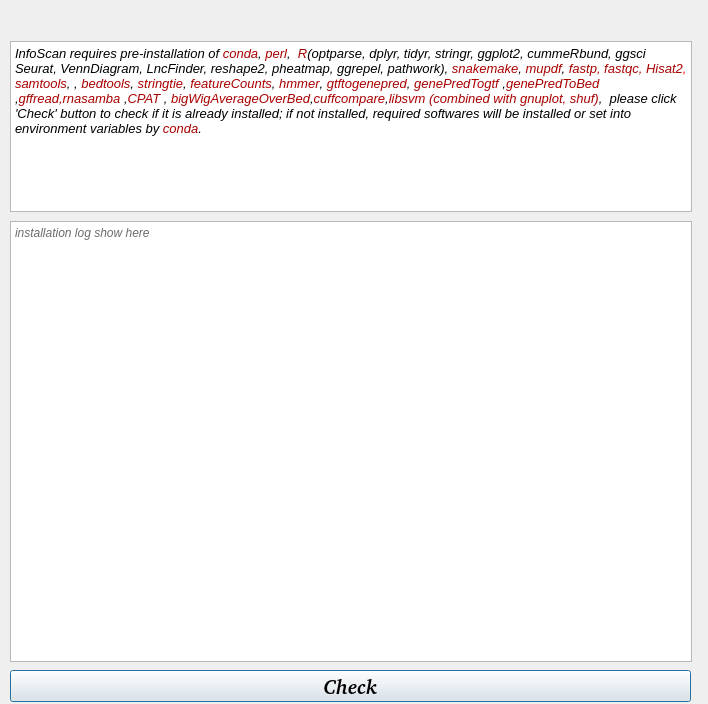
<?xml version="1.0" encoding="UTF-8"?>
<ui version="4.0">
 <class>Configuration</class>
 <widget class="QDialog" name="Configuration">
  <property name="geometry">
   <rect>
    <x>0</x>
    <y>0</y>
    <width>708</width>
    <height>704</height>
   </rect>
  </property>
  <property name="windowTitle">
   <string>Dialog</string>
  </property>
  <widget class="QTextBrowser" name="textBrowser">
   <property name="geometry">
    <rect>
     <x>10</x>
     <y>41</y>
     <width>682</width>
     <height>171</height>
    </rect>
   </property>
   <property name="html">
    <string>&lt;!DOCTYPE HTML PUBLIC &quot;-//W3C//DTD HTML 4.0//EN&quot; &quot;http://www.w3.org/TR/REC-html40/strict.dtd&quot;&gt;
&lt;html&gt;&lt;head&gt;&lt;meta name=&quot;qrichtext&quot; content=&quot;1&quot; /&gt;&lt;style type=&quot;text/css&quot;&gt;
p, li { white-space: pre-wrap; }
&lt;/style&gt;&lt;/head&gt;&lt;body style=&quot; font-family:'Sans Serif'; font-size:9pt; font-weight:400; font-style:normal;&quot;&gt;
&lt;p style=&quot; margin-top:0px; margin-bottom:0px; margin-left:0px; margin-right:0px; -qt-block-indent:0; text-indent:0px;&quot;&gt;&lt;span style=&quot; font-size:10pt; font-style:italic;&quot;&gt;InfoScan requires pre-installation of &lt;/span&gt;&lt;span style=&quot; font-size:10pt; font-style:italic; color:#aa0000;&quot;&gt;conda&lt;/span&gt;&lt;span style=&quot; font-size:10pt; font-style:italic;&quot;&gt;, &lt;/span&gt;&lt;span style=&quot; font-size:10pt; font-style:italic; color:#aa0000;&quot;&gt;perl&lt;/span&gt;&lt;span style=&quot; font-size:10pt; font-style:italic;&quot;&gt;,  &lt;/span&gt;&lt;span style=&quot; font-size:10pt; font-style:italic; color:#aa0000;&quot;&gt;R&lt;/span&gt;&lt;span style=&quot; font-size:10pt; font-style:italic;&quot;&gt;(optparse, dplyr, tidyr, stringr, ggplot2, cummeRbund, ggsci Seurat, VennDiagram, LncFinder, reshape2, pheatmap, ggrepel, pathwork), &lt;/span&gt;&lt;span style=&quot; font-size:10pt; font-style:italic; color:#aa0000;&quot;&gt;snakemake&lt;/span&gt;&lt;span style=&quot; font-size:10pt; font-style:italic;&quot;&gt;, &lt;/span&gt;&lt;span style=&quot; font-size:10pt; font-style:italic; color:#aa0000;&quot;&gt;mupdf&lt;/span&gt;&lt;span style=&quot; font-size:10pt; font-style:italic;&quot;&gt;, &lt;/span&gt;&lt;span style=&quot; font-size:10pt; font-style:italic; color:#aa0000;&quot;&gt;fastp, fastqc, Hisat2&lt;/span&gt;&lt;span style=&quot; font-size:10pt; font-style:italic; color:#ff0000;&quot;&gt;,&lt;/span&gt;&lt;span style=&quot; font-size:10pt; font-style:italic;&quot;&gt; &lt;/span&gt;&lt;span style=&quot; font-size:10pt; font-style:italic; color:#aa0000;&quot;&gt;samtools&lt;/span&gt;&lt;span style=&quot; font-size:10pt; font-style:italic;&quot;&gt;, , &lt;/span&gt;&lt;span style=&quot; font-size:10pt; font-style:italic; color:#aa0000;&quot;&gt;bedtools&lt;/span&gt;&lt;span style=&quot; font-size:10pt; font-style:italic;&quot;&gt;, &lt;/span&gt;&lt;span style=&quot; font-size:10pt; font-style:italic; color:#aa0000;&quot;&gt;stringtie&lt;/span&gt;&lt;span style=&quot; font-size:10pt; font-style:italic;&quot;&gt;, &lt;/span&gt;&lt;span style=&quot; font-size:10pt; font-style:italic; color:#aa0000;&quot;&gt;featureCounts&lt;/span&gt;&lt;span style=&quot; font-size:10pt; font-style:italic;&quot;&gt;, &lt;/span&gt;&lt;span style=&quot; font-size:10pt; font-style:italic; color:#aa0000;&quot;&gt;hmmer&lt;/span&gt;&lt;span style=&quot; font-size:10pt; font-style:italic;&quot;&gt;, &lt;/span&gt;&lt;span style=&quot; font-size:10pt; font-style:italic; color:#aa0000;&quot;&gt;gtftogenepred&lt;/span&gt;&lt;span style=&quot; font-size:10pt; font-style:italic;&quot;&gt;, &lt;/span&gt;&lt;span style=&quot; font-size:10pt; font-style:italic; color:#aa0000;&quot;&gt;genePredTogtf &lt;/span&gt;&lt;span style=&quot; font-size:10pt; font-style:italic;&quot;&gt;,&lt;/span&gt;&lt;span style=&quot; font-size:10pt; font-style:italic; color:#aa0000;&quot;&gt;genePredToBed &lt;/span&gt;&lt;span style=&quot; font-size:10pt; font-style:italic;&quot;&gt;,&lt;/span&gt;&lt;span style=&quot; font-size:10pt; font-style:italic; color:#aa0000;&quot;&gt;gffread,rnasamba &lt;/span&gt;&lt;span style=&quot; font-size:10pt; font-style:italic;&quot;&gt;,&lt;/span&gt;&lt;span style=&quot; font-size:10pt; font-style:italic; color:#aa0000;&quot;&gt;CPAT &lt;/span&gt;&lt;span style=&quot; font-size:10pt; font-style:italic;&quot;&gt;, &lt;/span&gt;&lt;span style=&quot; font-size:10pt; font-style:italic; color:#aa0000;&quot;&gt;bigWigAverageOverBed&lt;/span&gt;&lt;span style=&quot; font-size:10pt; font-style:italic;&quot;&gt;,&lt;/span&gt;&lt;span style=&quot; font-size:10pt; font-style:italic; color:#aa0000;&quot;&gt;cuffcompare&lt;/span&gt;&lt;span style=&quot; font-size:10pt; font-style:italic;&quot;&gt;,&lt;/span&gt;&lt;span style=&quot; font-size:10pt; font-style:italic; color:#aa0000;&quot;&gt;libsvm (combined with gnuplot, shuf)&lt;/span&gt;&lt;span style=&quot; font-size:10pt; font-style:italic;&quot;&gt;,  please click 'Check' button to check if it is already installed; if not installed, required softwares will be installed or set into environment variables by &lt;/span&gt;&lt;span style=&quot; font-size:10pt; font-style:italic; color:#aa0000;&quot;&gt;conda&lt;/span&gt;&lt;span style=&quot; font-size:10pt; font-style:italic;&quot;&gt;.&lt;/span&gt;&lt;/p&gt;&lt;/body&gt;&lt;/html&gt;</string>
   </property>
  </widget>
  <widget class="QTextEdit" name="textEdit">
   <property name="geometry">
    <rect>
     <x>10</x>
     <y>221</y>
     <width>682</width>
     <height>441</height>
    </rect>
   </property>
   <property name="minimumSize">
    <size>
     <width>0</width>
     <height>180</height>
    </size>
   </property>
   <property name="html">
    <string>&lt;!DOCTYPE HTML PUBLIC &quot;-//W3C//DTD HTML 4.0//EN&quot; &quot;http://www.w3.org/TR/REC-html40/strict.dtd&quot;&gt;
&lt;html&gt;&lt;head&gt;&lt;meta name=&quot;qrichtext&quot; content=&quot;1&quot; /&gt;&lt;style type=&quot;text/css&quot;&gt;
p, li { white-space: pre-wrap; }
&lt;/style&gt;&lt;/head&gt;&lt;body style=&quot; font-family:'Sans Serif'; font-size:9pt; font-weight:400; font-style:normal;&quot;&gt;
&lt;p style=&quot; margin-top:0px; margin-bottom:0px; margin-left:0px; margin-right:0px; -qt-block-indent:0; text-indent:0px;&quot;&gt;&lt;span style=&quot; font-style:italic; color:#6c6c6c;&quot;&gt;installation log show here&lt;/span&gt;&lt;/p&gt;&lt;/body&gt;&lt;/html&gt;</string>
   </property>
  </widget>
  <widget class="QLabel" name="label">
   <property name="geometry">
    <rect>
     <x>10</x>
     <y>10</y>
     <width>682</width>
     <height>25</height>
    </rect>
   </property>
   <property name="layoutDirection">
    <enum>Qt::LeftToRight</enum>
   </property>
   <property name="autoFillBackground">
    <bool>false</bool>
   </property>
   <property name="styleSheet">
    <string notr="true">image: url(:/images/conda_logo.png);</string>
   </property>
   <property name="text">
    <string/>
   </property>
   <property name="pixmap">
    <pixmap resource="images.qrc">:/images/conda_logo.png</pixmap>
   </property>
   <property name="alignment">
    <set>Qt::AlignCenter</set>
   </property>
  </widget>
  <widget class="QPushButton" name="pushButton">
   <property name="enabled">
    <bool>true</bool>
   </property>
   <property name="geometry">
    <rect>
     <x>10</x>
     <y>670</y>
     <width>681</width>
     <height>32</height>
    </rect>
   </property>
   <property name="font">
    <font>
     <family>Arial [Mono]</family>
     <pointsize>15</pointsize>
     <weight>75</weight>
     <italic>true</italic>
     <bold>true</bold>
    </font>
   </property>
   <property name="text">
    <string>Check</string>
   </property>
  </widget>
 </widget>
 <resources>
  <include location="images.qrc"/>
 </resources>
 <connections/>
</ui>
